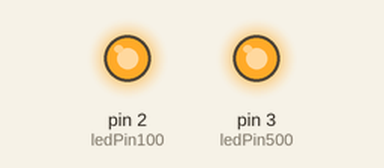
This sketch was run on a simulated Arduino Uno, built with avr-gcc and run on an emulated ATmega328P. Shown: output pins drawn as LEDs (lit = HIGH).

Above: at 0.05 s.
Timing chart, 0 to 3.0 s (numbered marks = the images above):
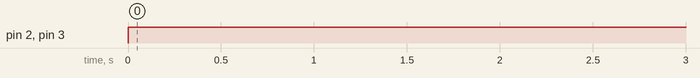

Measured:
- by itself, pin 2 (ledPin100), pin 3 (ledPin500): LOW → HIGH at 0.00 s

The sketch:

githubtest.ino
```cpp
int ledPin100 = 2;
int ledPin500 = 3;
void setup() {
  pinMode(ledPin100, OUTPUT);
  pinMode(ledPin500, OUTPUT);
}

void loop() {
  sequence();
}
void sequence() {
  digitalWrite(ledPin100, HIGH);
  digitalWrite(ledPin500, HIGH);
  delay(100);
  digitalWrite(ledPin100, LOW);
  digitalWrite(ledPin500, LOW);
}
```
